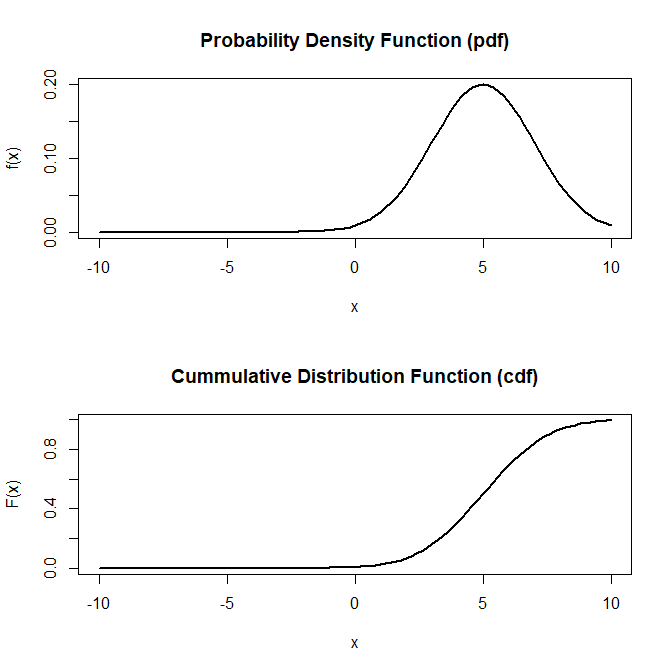

This figure's R source:
x <- seq(-10, 10, by = 0.2)

attach(mtcars)
par(mfrow = c(2, 1))

y <- dnorm(x, mean = 5, sd = 2)
plot(x, y, type = "l", col = "black", lwd = 2, xlab = "x", ylab = "f(x)", main = "Probability Density Function (pdf)")

y <- pnorm(x, mean = 5, sd = 2)
plot(x, y, type = "l", col = "black", lwd = 2, xlab = "x", ylab = "F(x)", main = "Cummulative Distribution Function (cdf)")
